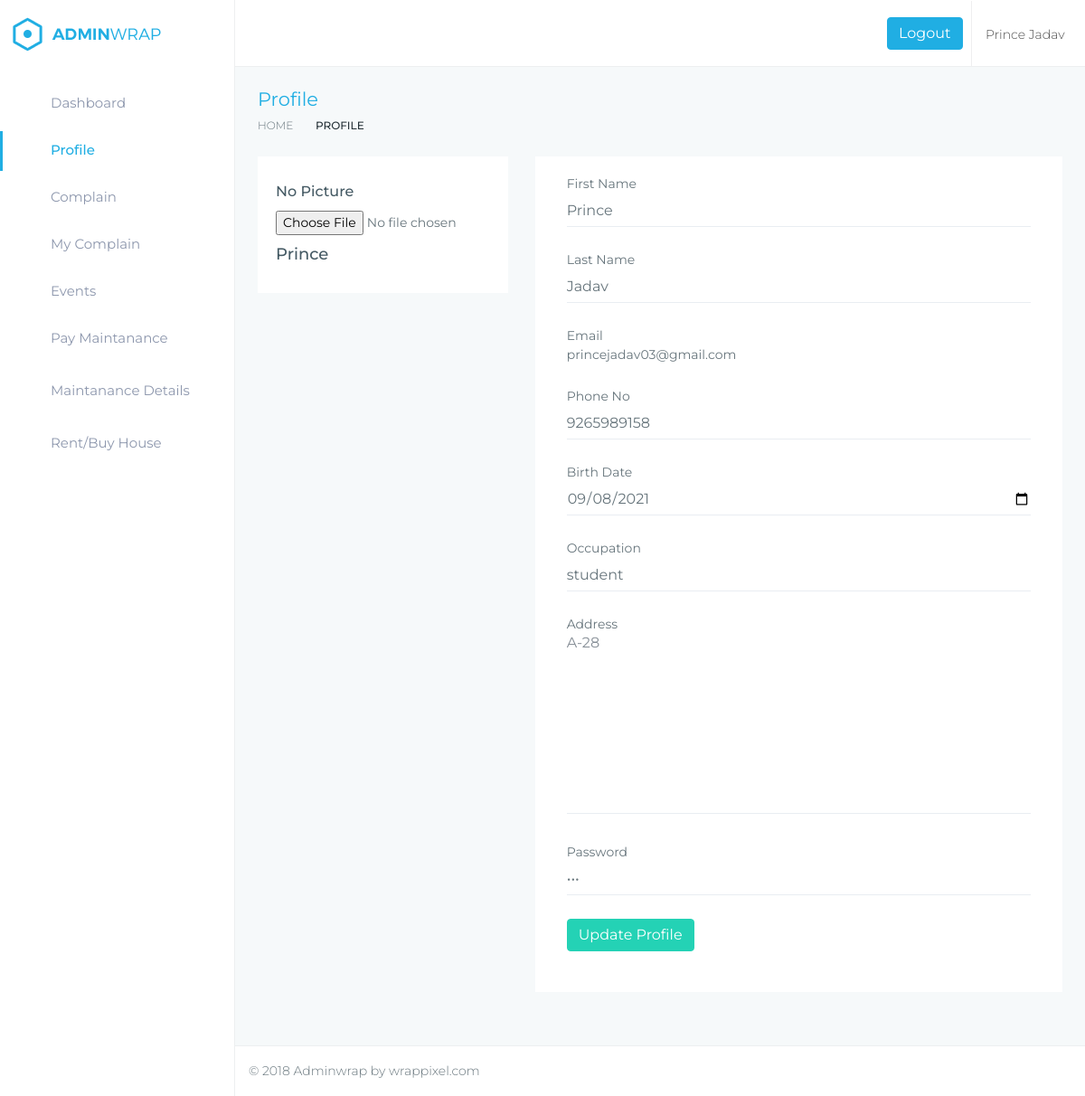
The app's page /flat-profile/ (signed in) with its own data.
### flatholder/models.py (models this page shows, shortened)
class Userf(models.Model):
    fname = models.CharField(max_length=200)
    lname = models.CharField(max_length=100)
    email = models.EmailField()
    mobile = models.CharField(max_length=100)
    address = models.TextField()
    password = models.CharField(max_length=100)
    birth = models.DateField()
    occupation = models.CharField(max_length=100,default='')
    pic = models.FileField(upload_to='holderpic/',blank=True,null=True)
    role = models.CharField(default='user',max_length=50)

### flatholder/views.py (the view)
# urls.py: path('flat-profile/',views.flat_profile,name='flat-profile'),
def flat_profile(request):
	uid=Userf.objects.get(email=request.session['femail'])
	ubirth=str(uid.birth)
	if request.method == 'POST':
		uid.fname=request.POST['fname']
		uid.lname=request.POST['lname']
		uid.birth=request.POST['birth']
		uid.mobile=request.POST['mobile']
		uid.address=request.POST['address']
		uid.birth=request.POST['birth']
		uid.occupation=request.POST['occupation']
		uid.password=request.POST['password']
		if 'pic' in request.FILES:
			uid.pic=request.FILES['pic']
		uid.save()
		return render(request,'flat-profile.html',{'uid':uid,'ubirth':ubirth})
	else:
		uid=Userf.objects.get(email=request.session['femail'])
		return render(request,"flat-profile.html",{'uid':uid,'ubirth':ubirth})

### flatholder/templates/flat-profile.html (shortened to what this page needs)
{% extends 'flat-header.html' %}
{% load static %}
{% block content %}
<!DOCTYPE html>
<html lang="en">
        <div class="page-wrapper">
            <div class="container-fluid">
                <div class="row page-titles">
                    <div class="col-md-5 align-self-center">
                        <h3 class="text-themecolor">Profile</h3>
                        <ol class="breadcrumb">
                            <li class="breadcrumb-item"><a href="javascript:void(0)">Home</a></li>
                            <li class="breadcrumb-item active">Profile</li>
                        </ol>
                    </div>
                </div>
                <form class="form-horizontal form-material" method="POST" enctype="multipart/form-data" action='{% url "flat-profile" %}'>
                <div class="row">
                    <div class="col-lg-4 col-xlg-3 col-md-5">
                        <div class="card">
                            <div class="card-body">
                                {% if uid.pic %}
                                <center class="m-t-30"> <img src="{{uid.pic.url}}" class="img-circle" width="150" />
                                <input class="m-t-30" type="file" name="pic" value="{{uid.pic.url}}">
                                {% else %}
                                <h5 class="card-title m-t-10">No Picture</h5>
                                <input type="file" name="pic" value="{{uid.pic}}">
                                {% endif %}
                                    <h4 class="card-title m-t-10">{{uid.fname}}</h4>
                            </div>
                        </div>
                    </div>
                    <div class="col-lg-8 col-xlg-9 col-md-7">
                        <div class="card">
                            <div class="card-body">
                                    <div class="form-group">
                                        <label class="col-md-12">First Name</label>
                                        <div class="col-md-12">
                                            <input type="text" id='fname' placeholder="{{uid.fname}}" name="fname" value="{{uid.fname}}" class="form-control form-control-line">
                                        </div>
                                    </div>
                                    <div class="form-group">
                                        <label class="col-md-12">Last Name</label>
                                        <div class="col-md-12">
                                            <input type="text" id='lname' placeholder="{{uid.lname}}" name="lname" value="{{uid.lname}}" class="form-control form-control-line">
                                        </div>
                                    </div>
                                    <div class="form-group">
                                        <label for="example-email" class="col-md-12">Email</label>
                                        <div class="col-md-12">
                                            <label>{{uid.email}}</label>
                                        </div>
                                    </div>
                                    <div class="form-group">
                                        <label class="col-md-12">Phone No</label>
                                        <div class="col-md-12">
                                            <input type="text" id="mobile" name="mobile" placeholder="{{uid.mobile}}" value="{{uid.mobile}}" class="form-control form-control-line">
                                        </div>
                                    </div>
                                    <div class="form-group">
                                        <label class="col-md-12">Birth Date</label>
                                        <div class="col-md-12">
                                            <input type="date" id="birth" name="birth" value="{{ubirth}}" placeholder='{{ubirth}}' class="form-control form-control-line">
                                        </div>
                                    </div>
                                    <div class="form-group">
                                        <label class="col-md-12">Occupation</label>
                                        <div class="col-md-12">
                                            <input type="text" id='occupation' name="occupation" placeholder="{{uid.occupation}}" value="{{uid.occupation}}" class="form-control form-control-line">
                                        </div>
                                    </div>
                                    <div class="form-group">
                                        <label class="col-md-12">Address</label>
                                        <div class="col-md-12">
                                            <textarea name="address" id=address cols="5" rows="10"
                                            placeholder="{{uid.address}}" value="{{uid.address}}" class="form-control form-control-line" ></textarea>
                                        </div>
                                    </div>
                                    <div class="form-group">
                                        <label class="col-md-12">Password</label>
                                        <div class="col-md-12">
                                            <input type="password" id='password' name="password" value="{{uid.password}}" class="form-control form-control-line">
                                        </div>
                                    </div>
                                    <div class="form-group">
                                        <div class="col-sm-12">
                                            <input type="submit" name="submit" id="submit" value="Update Profile" class="btn btn-success">
                                        </div>
                                    </div>
                            </div>
                        </div>
                    </div>
                </div>
                </form>
            </div>
</html>
{% endblock %}

### flatholder/templates/flat-header.html (shortened to what this page needs)
{% load static %}
<!DOCTYPE html>
<html lang="en">
<head>
    <link href='{% static "flat/assets/node_modules/bootstrap/css/bootstrap.min.css"%}' rel="stylesheet">
    <link href='{% static "flat/assets/node_modules/perfect-scrollbar/css/perfect-scrollbar.css"%}' rel="stylesheet">
    <link href='{% static "flat/assets/node_modules/morrisjs/morris.css"%}' rel="stylesheet">
    <link href='{% static "flat/assets/node_modules/c3-master/c3.min.css"%}' rel="stylesheet">
    <link href='{% static "flat/css/style.css"%}' rel="stylesheet">
    <link href='{% static "flat/css/pages/dashboard1.css"%}' rel="stylesheet">
    <link href='{% static "flat/css/colors/default.css"%}' id="theme" rel="stylesheet">
</head>
<body class="fix-header fix-sidebar card-no-border">
    <div id="main-wrapper">
        <header class="topbar">
            <nav class="navbar top-navbar navbar-expand-md navbar-light">
                <div class="navbar-header">
                    <a class="navbar-brand" href="index.html">
                        <b>
                            <img src='{% static "flat/assets/images/logo-icon.png"%}' alt="homepage" class="dark-logo" />
                        </b>
                        <span>
                         <img src='{% static "flat/assets/images/logo-text.png"%}' alt="homepage" class="dark-logo" />
                         <img src='{% static "flat/assets/images/logo-light-text.png" %}'class="light-logo" alt="homepage" /></span> </a>
                </div>
                <div class="navbar-collapse">
                    <ul class="navbar-nav mr-auto">
                        <li class="nav-item hidden-xs-down search-box"> <a class="nav-link hidden-sm-down waves-effect waves-dark" href="javascript:void(0)"><i class="fa fa-search"></i></a>
                        </li>
                    </ul>
                    <div class="text-center">
                        <a href="{% url 'flat-logout' %}" class="btn waves-effect waves-light btn-info hidden-md-down"> Logout </a>
                    </div>
                    <ul class="navbar-nav my-lg-0">
                        {% if uid.pic %}
                        <li class="nav-item dropdown u-pro">
                            <a class="nav-link dropdown-toggle waves-effect waves-dark profile-pic" href="" data-toggle="dropdown" aria-haspopup="true" aria-expanded="false"><img src='{{uid.pic.url}}' alt="user" class="" /> <span class="hidden-md-down">{{uid.fname}} {{uid.lname}} &nbsp;</span> </a>
                        </li>
                        {% else %}
                        <li class="nav-item dropdown u-pro">
                            <a class="nav-link dropdown-toggle waves-effect waves-dark profile-pic" href="" data-toggle="dropdown" aria-haspopup="true" aria-expanded="false"> <span class="hidden-md-down">{{uid.fname}} {{uid.lname}} &nbsp;</span> </a>
                        </li>
                        {% endif %}
                    </ul>
                </div>
            </nav>
        </header>
        <aside class="left-sidebar">
            <div class="scroll-sidebar">
                <nav class="sidebar-nav">
                    <ul id="sidebarnav">
                        <li> <a class="waves-effect waves-dark" href='{% url "flat-dashboard"%}' aria-expanded="false"><i class="fa fa-tachometer"></i><span class="hide-menu">Dashboard</span></a>
                        </li>
                        <li> <a class="waves-effect waves-dark" href='{% url "flat-profile"%}' aria-expanded="false"><i class="fa fa-user-circle-o"></i><span class="hide-menu">Profile</span></a>
                        </li>
                        {% if uid.role == 'member' %}
                        <li> <a class="waves-effect waves-dark" href="{% url 'flat-complain' %}" aria-expanded="false"><i class="fa fa-book"></i><span class="hide-menu">Complain</span></a>
                        </li>
                        <li> <a class="waves-effect waves-dark" href="{% url 'flat-mycomplain' %}" aria-expanded="false"><i class="fa fa-address-card-o"></i><span class="hide-menu">My Complain</span></a>
                        </li>
                        <li> <a class="waves-effect waves-dark" href="{% url 'flat-event' %}" ><i class="fa fa-tasks" aria-hidden="true"></i><span class="hide-menu">Events</span></a>
                        </li>
                        <li> <a class="waves-effect waves-dark" href="{% url 'flat-pay' %}" aria-expanded="false"><i class="fa fa-credit-card-alt"></i><span class="hide-menu">Pay Maintanance</span></a>
                        </li>
                        <li> <a class="waves-effect waves-dark" href="{% url 'maintanance' %}" aria-expanded="false"><i class="fas fa-align-center"></i><span class="hide-menu">Maintanance Details</span></a>
                        {% endif %}
                        <li> <a class="waves-effect waves-dark" href="{% url 'flat-rentbuyhouse' %}" aria-expanded="false"><i class="fa fa-home"></i><span class="hide-menu">Rent/Buy House</span></a>
                        </li>
                    </ul>
                </nav>
            </div>
        </aside>
        {% block content %}
        {% endblock %}
            <footer class="footer"> © 2018 Adminwrap by wrappixel.com </footer>
        </div>
</body>
</html>

### flatholder/static/flat/css/pages/perfect-scrollbar.css (style rules this page uses)
.ps { -ms-touch-action: auto; touch-action: auto; overflow: hidden !important; -ms-overflow-style: none; }

### flatholder/static/flat/css/colors/default.css (style rules this page uses)
.topbar { background: #ffffff; }
.topbar .navbar-header { background: #ffffff; }
.topbar .navbar-light .navbar-nav .nav-item > a.nav-link { color: rgba(0, 0, 0, 0.7) !important; }
.text-themecolor { color: #20aee3 !important; }
.sidebar-nav > ul > li.active > a { color: #20aee3; border-color: #20aee3; }
.sidebar-nav > ul > li.active > a i { color: #20aee3; }
.sidebar-nav ul li a.active, .sidebar-nav ul li a:hover { color: #20aee3; }
.sidebar-nav ul li a.active i, .sidebar-nav ul li a:hover i { color: #20aee3; }
.sidebar-nav > ul > li > a i { color: #787f91; }

### records on screen
Userf: fname "Prince", lname "Jadav", email "princejadav03@gmail.com", mobile "9265989158", occupation "student", address "A-28"
